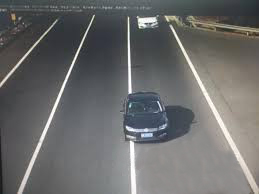
#> input picture good3.jpg, 259 x 194 px; its folder holds only this picture in this run
$ python -i carlane_code.py   (imports and definitions only)
#> lines starting #> are read from the running program, lines starting #| are printed output that depends on the picture; after the words box and inside, x2 and y2 are one past the last pixel; in counts of white or black regions, pixels touching at a corner belong together
# -*- coding: utf-8 -*-
# import matplotlib as mpl
# mpl.use('TKAgg')
from __future__ import division

from collections import OrderedDict
import sys
# [2 lines not run here, left out]
import cv2
import numpy as np
from matplotlib import pyplot as plt
import pandas as pd
from PIL import Image
import math
from mpl_toolkits import mplot3d
from moviepy.editor import VideoFileClip

kernel_size = 3

rho = 2    # 1, 2
theta = np.pi / 180
threshold = 140  # 越大检测到的线可能越细
min_line_length = 150
max_line_gap = 30

k = []
b = []
dic = {}
dic_1 = {}
dic_2 = {}
dict_1 = {}
dict_2 = {}
dataframe = []
theta_list = {}
theta_list1 = []
theta_axis = []

rho_axis = []
big_k = []
big_b = []
dic_big = {}
the = []
the1 = []
b_new = []
centers = []
dataframe1 = []

ylist =[]
xlist = []
y = []
new_k=[]


# 对图像进行预处理
def grayscale(img):
    return cv2.cvtColor(img, cv2.COLOR_BGR2GRAY)


# 高斯平滑
def Gaussion_blur(gray, kernel_size):
    return cv2.GaussianBlur(gray, (kernel_size, kernel_size), 1)


# 阈值分割
# ret1,th1 = cv2.threshold(gaussion,175,255,cv2.THRESH_BINARY)


# Canny边缘检测
def canny(img, low_threshold, high_threshold):
    return cv2.Canny(img, low_threshold, high_threshold)
# canny = canny(gaussion, 300,150)


# 闭操作：先膨胀后腐蚀
# kernel =  cv2.getStructuringElement(cv2.MORPH_RECT, (2, 2))
# closed = cv2.morphologyEx(canny, cv2.MORPH_CLOSE, kernel)


def region_of_interest(img, vertices):
    mask = np.zeros_like(img)

    if len(img.shape) > 2:
        channel_count = img.shape[2]
        ignore_mask_color = (255,) * channel_count
    else:
        ignore_mask_color = 255
    cv2.fillPoly(mask, vertices, ignore_mask_color)

    masked_img = cv2.bitwise_and(img, mask)
    return masked_img


# 画线
def draw_lines(img, lines, color=(255, 0, 0), thickness=0):
    global dataframe
    global theta_axis
    global centers
    global rho_inf
    global tmp_revertk
    global tmp_finalb

    # 提取车道线参数后进行画线
    for line in lines:
        for x1, y1, x2, y2 in line:
            cv2.line(img, (x1, y1), (x2, y2), (0, 0, 255), 1)
            # 算出k，b斜率和截距，构成map：dic
            k.append((y2 - y1) / (x2 - x1))
            b.append(y1 - (k[len(k) - 1] * x1))
            dic = dict(zip(k, b))

            # 找出垂直的直线，先转换到极坐标空间
            theta_axis.append(math.atan((x1 - x2) / (y2 - y1)) * 180 / math.pi)
            rho_axis.append(
                x1 * math.cos(theta_axis[len(theta_axis) - 1]) + y1 * math.sin(theta_axis[len(theta_axis) - 1]))
            dic_2 = dict(zip(theta_axis, rho_axis))

    """反正切求出角度"""
    for key in dic.keys():
        the.append(math.atan(key) * 180 / math.pi)

    # 找出垂直直线就是角度theta为0的情况
    for i,j in dic_2.items():
        if abs(i) == 0.0:
            theta_inf = i
            rho_inf = j

    """对于k，b空间，斜率太大的需要pop掉，因为会导致无穷大的情况无法画出垂直车道线"""
    for key in list(dic.keys()):
        if abs(key) > 6000:
            # theta_inf = math.atan((x1-x2))
            dic.pop(key)
            # print(key)
        # 水平的直线斜率为0,pop掉
        elif abs(key) == 0.0:
            dic.pop(key)
        # 斜率很小的直线滤除
        elif abs(key) < 0.3:
            dic.pop(key)

    """把斜率对应的角度给求出来，排序"""
    for key in dic.keys():
        the1.append(math.atan(key) * 180 / math.pi)
        b_new.append(dic[key])

    dic_1 = dict(zip(the, b_new))

    theta_list=sorted(dic_1.items(), key=lambda item: item[0])
    for i in range(len(theta_list)):
        theta_list1.append(list(theta_list[i]))
    dic_1 = OrderedDict(theta_list1)

    """把角度差的绝对值小于4°的角度单独放在一个列表当中"""
    fir_the = 0
    tmp = []
    tmp1 = []
    tmp_total = []
    tmp_total1 = []
    fir_the = list(dic_1.keys())[0]
    length = len(list(dic_1.keys()))
    for i in range(0, length - 1):
        if abs(fir_the - list(dic_1.keys())[i+1]) < 4:
            tmp.append(list(dic_1.keys())[i+1])
            tmp1.append(dic_1[list(dic_1.keys())[i+1]])
        else:
            tmp.append(fir_the)
            tmp1.append(dic_1[fir_the])
            fir_the = list(dic_1.keys())[i+1]
            tmp_total.append(tmp)
            tmp_total1.append(tmp1)
            tmp = []
            tmp1 = []

    tmp.append(fir_the)
    tmp_total.append(tmp)
    tmp1.append(dic_1[fir_the])
    tmp_total1.append(tmp1)
    tmp = []
    tmp1 = []

    """把相近角度的线进行平均合并，相对应的截距也平均"""
    tmp_final = []
    sum = 0
    for i in range(len(tmp_total)):
        for j in range(len(tmp_total[i])):
            sum += tmp_total[i][j]
        sum = sum / len(tmp_total[i])
        tmp_final.append(sum)
        sum = 0

    tmp_revertk = []    # 这里把合并得到的角度正切成斜率k
    for i in range(len(tmp_final)):
        tmp_revertk.append(math.tan(math.radians(tmp_final[i])))
    # tmp_revertk = []

    tmp_finalb = []   # 合并后的截距
    sum1 = 0
    for i in range(len(tmp_total1)):
        for j in range(len(tmp_total1[i])):
            sum1 += tmp_total1[i][j]
        sum1 = sum1 / len(tmp_total1[i])
        tmp_finalb.append(sum1)
        sum1 = 0
    # tmp_finalb = []

    dic = dict(zip(tmp_revertk, tmp_finalb))
    centers = (list(zip(tmp_revertk, tmp_finalb)))

    dict_1 = {'0': pd.Series(dic).index, '1': pd.Series(dic).values}
    dataframe = pd.DataFrame(dict_1)
    tmp_final = []
    tmp_revertk = []
    tmp_finalb = []
    dic = {}
    dict_1 = {}
    tmp = []
    tmp1 = []
    tmp_total = []
    tmp_total1 = []
    dic_1 = {}
    return dataframe


"""通过阈值分割的二值图像或者边缘检测的边缘特征来进行Hough变换，车道线参数提取"""


def hough_lines(img, rho, theta, threshold, min_line_length, max_line_gap):
    lines = cv2.HoughLinesP(img, rho, theta, threshold, minLineLength=min_line_length, maxLineGap=max_line_gap)
    line_img = np.zeros((img.shape[0], img.shape[1], 3), dtype=np.uint8)
    draw = draw_lines(line_img, lines)
    return line_img, draw


def weighted_img(img, initial_img, a=0.5, b=0.5, c=0.):
    # return cv2.addWeighted(img_detection, α, map_img, β, λ)
    return cv2.addWeighted(img, a, initial_img, b, c)


def process_img(img):
    global dataframe
    global data_point
    global df
    global map_img

    gray = grayscale(img)
    gaussion = Gaussion_blur(gray, kernel_size)
    ret1, th1 = cv2.threshold(gaussion, 175, 255, cv2.THRESH_BINARY)
    vertices = np.array([[(100, img.shape[0]), (311, 0), (1500, 0), (1900, img.shape[0])]])
    roi = region_of_interest(th1, vertices)
    line_img, draw = hough_lines(roi, rho, theta, threshold, min_line_length, max_line_gap)
    # roi = 0
    columns = list(draw.columns)
    features = columns[-2:len(columns)]

    df = dataframe[features]
    dataframe = []
    draw = []
    n = len(df)

    """把dataframe中的k，b都放入data_point列表中"""
    data_point = []
    for i in range(n):
        data_point.append(list(df.iloc[i]))
    df = []

    """得到右车道线的数据放入xlist，ylist中"""
    for i in range(len(data_point)):
        if data_point[i][1] < 0:
            ylist.append(data_point[i][1])
            xlist.append(data_point[i][0])

    # 构造和原图一致的灰度图
    map_img = np.zeros((img.shape[0], img.shape[1], 3), dtype=np.uint8)  # 生成一个空灰度图像

    """画出相近角度平均算法下的最终车道线"""
    for i in range(len(data_point)-1):
        """左车道线"""
        if data_point[i][1] > 0:
            # map_img = np.zeros((img.shape[0], img.shape[1], 3), dtype=np.uint8)  # 生成一个空灰度图像
            cv2.line(map_img, ((0, int(data_point[i][1]))), (int(-data_point[i][1] // data_point[i][0]), 0),
                     (0, 0, 255), 2)

            """右车道线"""
        else:
            # map_img = np.zeros((img.shape[0], img.shape[1], 3), dtype=np.uint8)  # 生成一个空灰度图像
            for j in range(len(ylist)):
                cv2.line(map_img, (0, int(ylist[j])), (int((img.shape[1] - ylist[j]) // xlist[j]), img.shape[1]),
                         (0, 0, 255), 2)

    res_img = weighted_img(img, map_img, a=0.7, b=1, c=0.)
    # res_img = []
    data_point = []
    return res_img

# [8 lines of commented-out code are left out]

>>> import cv2
>>> picture = cv2.imread('../good3.jpg')
#> picture is the input picture: shape (194, 259, 3); mean B, G, R 107.4, 107.7, 107.4
>>> result = process_img(picture)
#> in Gaussion_blur, `return cv2.GaussianBlur(gray, (kernel_size, kernel_size), 1)`:
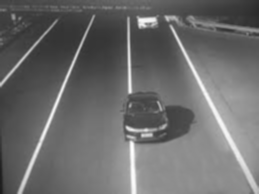
#> returned value: shape (194, 259); min 27, max 255, mean 107.6
#> in process_img, `ret1, th1 = cv2.threshold(gaussion, 175, 255, cv2.THRESH_BINARY)`:
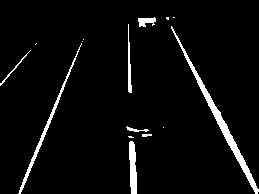
#> th1: shape (194, 259); 4.4% white; 15 white regions (7 under 20 px), largest, box (x1, y1, x2, y2) and area: (171, 26, 259, 194) 961, (18, 43, 82, 194) 454, (129, 141, 137, 194) 333
#> in region_of_interest, `cv2.fillPoly(mask, vertices, ignore_mask_color)`:
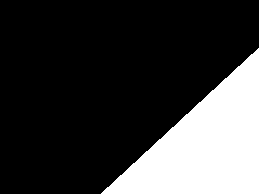
#> mask: shape (194, 259); 23.1% white; 1 white region, box (x1, y1, x2, y2) and area: (101, 48, 259, 194) 11613
#> in region_of_interest, `masked_img = cv2.bitwise_and(img, mask)`:
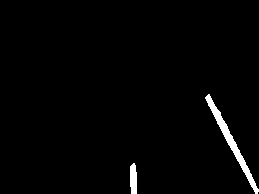
#> masked_img: shape (194, 259); 1.8% white; 2 white regions, box (x1, y1, x2, y2) and area: (205, 94, 259, 194) 697, (130, 163, 137, 194) 193
#> in hough_lines, `lines = cv2.HoughLinesP(img, rho, theta, threshold, minLineLength=min_..`: lines = None
#> after the loop in draw_lines, `for line in lines:`: img: shape (194, 259, 3); every value is 0
#> after the loop in draw_lines, `for line in lines:`: b = []
#> (the run stopped early here; a loop or call above may not have finished)
